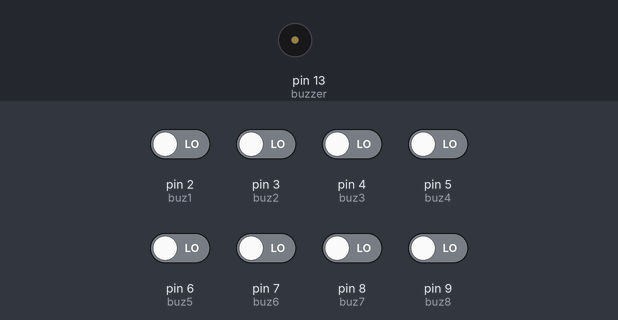
Bench run of a sketch on a simulated Arduino Uno, built with avr-gcc and run on an emulated ATmega328P. Parts: buzzer (waves = sounding). The inputs (shaded band) are chosen by the test bench; at power-on: pin 2 (buz1), pin 3 (buz2), pin 4 (buz3), pin 5 (buz4), pin 6 (buz5), pin 7 (buz6), pin 8 (buz7), pin 9 (buz8) LOW.

Above: at 1.2 s.
1.3 s: pin 2 (buz1) driven HIGH
At 1.7 s:
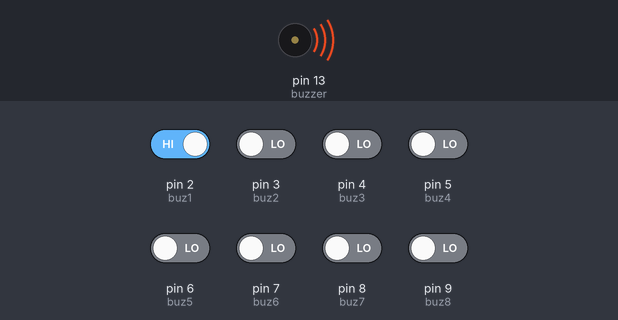
Timing chart, 0 to 4.3 s (numbered marks = the images above; inputs shaded):
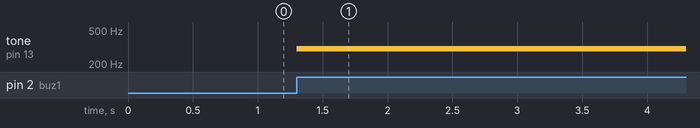

Measured:
- after the input at 1.3 s, tone on pin 13 (buzzer): silent → 300 Hz at once

The sketch:

piano.ino
```cpp
  int buz1=2;
  int buz2=3;
  int buz3=4;
  int buz4=5;
  int buz5=6;
  int buz6=7;
  int buz7=8;
  int buz8=9;

  int buzzer=13;
  void setup()
{
  pinMode(buz1,INPUT);
  pinMode(buz2,INPUT);
  pinMode(buz3,INPUT);
  pinMode(buz4,INPUT);
  pinMode(buz5,INPUT);
  pinMode(buz6,INPUT);
  pinMode(buz7,INPUT);
  pinMode(buz8,INPUT);
  pinMode(buzzer,OUTPUT);
}

void loop()
{
  int b1=digitalRead(buz1);
  int b2=digitalRead(buz2);
  int b3=digitalRead(buz3);
  int b4=digitalRead(buz4);
  int b5=digitalRead(buz5);
  int b6=digitalRead(buz6);
  int b7=digitalRead(buz7);
  int b8=digitalRead(buz8);
  if(b1==1)
  {
    tone(buzzer,300,100);
  }
   if(b2==1)
  {
    tone(buzzer,400,100);
  }
   if(b3==1)
  {
    tone(buzzer,500,100);
  }
   if(b4==1)
  {
    tone(buzzer,600,100);
  }
   if(b5==1)
  {
    tone(buzzer,700,100);
  }
   if(b6==1)
  {
    tone(buzzer,800,100);
  }
   if(b7==1)
  {
    tone(buzzer,900,100);
  }
   if(b8==1)
  {
    tone(buzzer,1000,100);
  }

}
```
